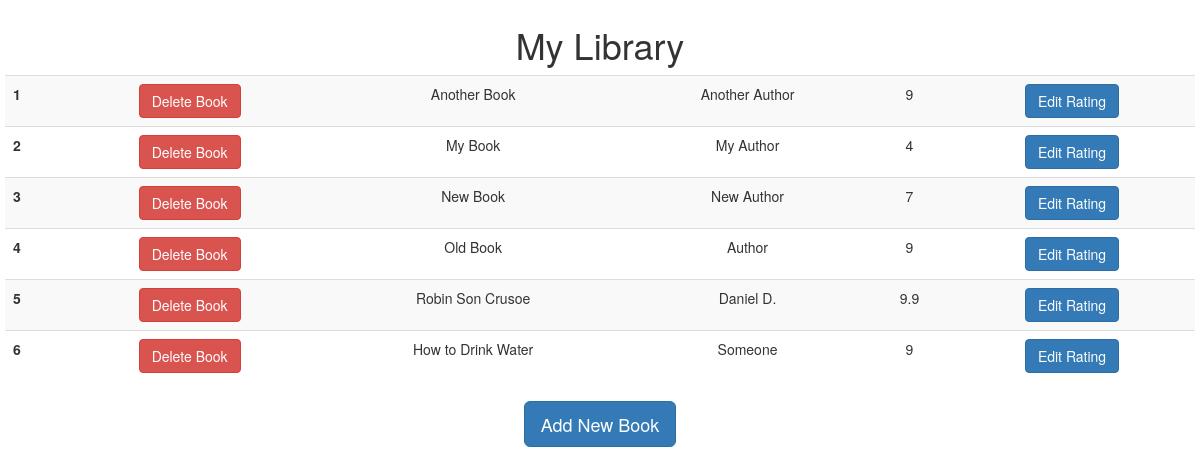
/books, run on the app's committed database.
### main.py (models this page shows)
class Book(Base, db.Model):
    __tablename__ = 'Books'
    id = Column(Integer, primary_key=True)
    title = Column(String, unique=True)
    author = Column(String, nullable=False)
    rating = Column(Integer, nullable=False)

### main.py (the view)
@app.route('/books', methods=['GET','POST'])
def home():
    all_rows = db.session.query(Book).all()
    return render_template('index.html', books=all_rows)

### templates/index.html (shortened to what this page needs)
{% extends "bootstrap/base.html" %}
{% block content %}
    <html lang="en">
        <head>
        </head>
        <body style="text-align:center; padding:5px">
        <h1> My Library </h1>
                {% if books %}
                <table class="table table-hover table-striped">
                    <tbody>
                             {% for book in books %}
                                    <tr>
                                          <th scope="row">{{ books.index(book) +1 }}</th>
                                          <td><a href="{{ url_for('delete', book_id=book.id) }}"
                                            class="btn btn-danger"> Delete Book </a></td>
                                          <td>{{ book.title }}</td>
                                          <td>{{ book.author }}</td>
                                          <td>{{ book.rating }}</td>
                                          <td><a href="{{ url_for('edit', id=book.id) }}" class="btn btn-primary"> Edit Rating</a></td>
                                    </tr>
                             {% endfor %}
                    </tbody>
                </table>
                {% else %}
                        <p>Library is Empty</p>
                {% endif %}
                <a  href="{{ url_for('add') }}" class="btn btn-primary btn-lg" >Add New Book</a>
        </body>
    </html>
{% endblock %}

### data on the page
Book: books "1", title "Another Book", author "Another Author", rating "9"
Book: books "2", title "My Book", author "My Author", rating "4"
Book: books "3", title "New Book", author "New Author", rating "7"
Book: books "4", title "Old Book", author "Author", rating "9"
Book: books "5", title "Robin Son Crusoe", author "Daniel D.", rating "9.9"
Book: books "6", title "How to Drink Water", author "Someone", rating "9"
